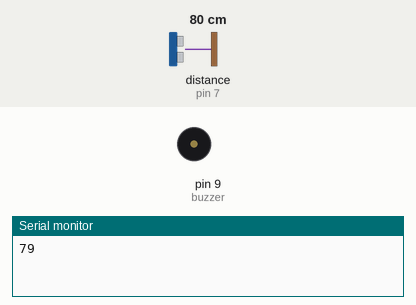
This sketch was run on a simulated Arduino Uno, built with avr-gcc and run on an emulated ATmega328P. On the bench: buzzer (waves = sounding, pin HIGH), the last lines printed to the serial monitor. Wiring (inferred from the names in the program): ultrasonic range finder: trigger pin 8; echo pin 7. The test bench sets the inputs (shaded band); at power-on: distance to the obstacle (sensor on pin 7) 80 cm. The echo pulse lasts 58.3 µs per cm; pins used as bus, display or sensor lines are not drawn.

Above: at 0.92 s.
1.9 s: distance to the obstacle (sensor on pin 7) set to 2 cm
At 1.9 s:
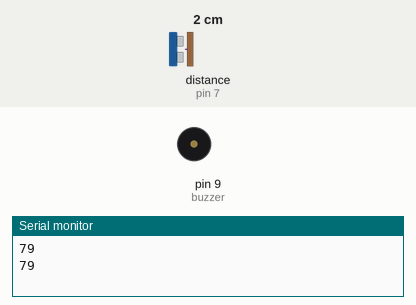
At 2.7 s:
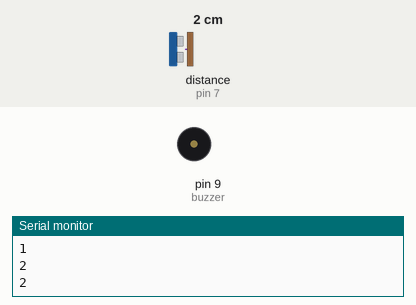
5.4 s: distance to the obstacle (sensor on pin 7) set to 4 cm
Timing chart, 0 to 14.9 s (numbered marks = the images above; inputs shaded):
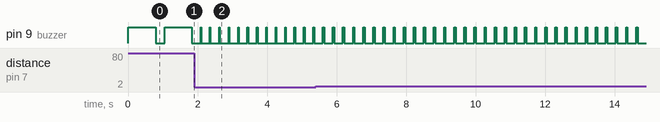

Measured:
- after the input at 1.9 s, pin 9 (buzzer): alternates HIGH for 0.02 s and LOW for 0.25 s, starting after 0.20 s
- by itself, pin 9 (buzzer): alternates HIGH for 0.79 s and LOW for 0.26 s

The sketch:

Parking_Sensor_with_Active_Buzzer.ino
```cpp
int echo = 7; // becomes high when sound pulse returns
int trigger = 8; // transmits sound pulse when pin 8 is high
int buzzer = 9;

void setup()
{
  Serial.begin(9600); // displays result on serial monitor
  pinMode(echo, INPUT); // allows echo pin to read high or low result
  pinMode(trigger, OUTPUT); // allows trigger pin to be turned on/off
  pinMode(buzzer, OUTPUT);
}

double distanceCentimetres()
{
  digitalWrite(trigger, LOW); // turns pin off
  delayMicroseconds(5); // slight delay for the pin to settle
  digitalWrite(trigger, HIGH); // sends pulse
  delayMicroseconds(5);
  digitalWrite(trigger, LOW);

  double time = (pulseIn(echo, HIGH))/2000000.0; // time taken for echo pin to silence, converted to seconds, divided by 2 to obtain one-way time.
  double distance = 343.2 * time; // 343.2 m/s is the speed of sound at 20°C, distance * 100 converts to centimetres
  return distance * 100; //converts distance to centimetres
}

void loop()
{
  int distance = distanceCentimetres();
  Serial.println(distance, DEC);
  digitalWrite(buzzer, HIGH);
  delay(10 * distance);
  digitalWrite(buzzer, LOW);
  delay(250.0000); // prevents 100% CPU usage
}
```
